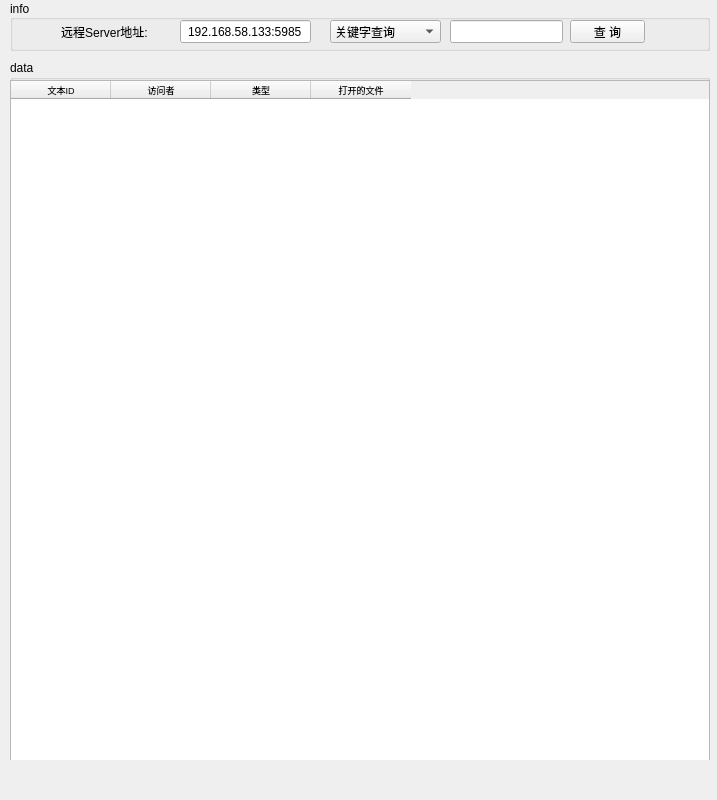
<?xml version="1.0" encoding="UTF-8"?>
<ui version="4.0">
 <class>MainWindow</class>
 <widget class="QMainWindow" name="MainWindow">
  <property name="geometry">
   <rect>
    <x>0</x>
    <y>0</y>
    <width>717</width>
    <height>800</height>
   </rect>
  </property>
  <property name="windowTitle">
   <string>MainWindow1111</string>
  </property>
  <widget class="QWidget" name="centralwidget">
   <widget class="QGroupBox" name="groupBox">
    <property name="geometry">
     <rect>
      <x>10</x>
      <y>60</y>
      <width>700</width>
      <height>700</height>
     </rect>
    </property>
    <property name="title">
     <string>data</string>
    </property>
    <widget class="QTableWidget" name="tableWidget">
     <property name="geometry">
      <rect>
       <x>0</x>
       <y>20</y>
       <width>700</width>
       <height>700</height>
      </rect>
     </property>
     <property name="mouseTracking">
      <bool>false</bool>
     </property>
     <column>
      <property name="text">
       <string>文本ID</string>
      </property>
      <property name="font">
       <font>
        <pointsize>7</pointsize>
       </font>
      </property>
      <property name="textAlignment">
       <set>AlignCenter</set>
      </property>
     </column>
     <column>
      <property name="text">
       <string>访问者</string>
      </property>
      <property name="font">
       <font>
        <pointsize>7</pointsize>
       </font>
      </property>
      <property name="textAlignment">
       <set>AlignCenter</set>
      </property>
     </column>
     <column>
      <property name="text">
       <string>类型</string>
      </property>
      <property name="font">
       <font>
        <pointsize>7</pointsize>
       </font>
      </property>
      <property name="textAlignment">
       <set>AlignCenter</set>
      </property>
     </column>
     <column>
      <property name="text">
       <string>打开的文件</string>
      </property>
      <property name="font">
       <font>
        <pointsize>7</pointsize>
        <underline>false</underline>
        <strikeout>false</strikeout>
       </font>
      </property>
      <property name="textAlignment">
       <set>AlignCenter</set>
      </property>
     </column>
    </widget>
   </widget>
   <widget class="QGroupBox" name="groupBox_2">
    <property name="geometry">
     <rect>
      <x>10</x>
      <y>0</y>
      <width>700</width>
      <height>51</height>
     </rect>
    </property>
    <property name="title">
     <string>info</string>
    </property>
    <property name="alignment">
     <set>Qt::AlignLeading|Qt::AlignLeft|Qt::AlignVCenter</set>
    </property>
    <widget class="QPushButton" name="btn_select">
     <property name="geometry">
      <rect>
       <x>560</x>
       <y>20</y>
       <width>75</width>
       <height>23</height>
      </rect>
     </property>
     <property name="text">
      <string>查 询</string>
     </property>
    </widget>
    <widget class="QLineEdit" name="line_ip">
     <property name="geometry">
      <rect>
       <x>170</x>
       <y>20</y>
       <width>131</width>
       <height>23</height>
      </rect>
     </property>
     <property name="text">
      <string>192.168.58.133:5985</string>
     </property>
     <property name="alignment">
      <set>Qt::AlignCenter</set>
     </property>
    </widget>
    <widget class="QLabel" name="label_serverinfo">
     <property name="geometry">
      <rect>
       <x>29</x>
       <y>20</y>
       <width>131</width>
       <height>23</height>
      </rect>
     </property>
     <property name="text">
      <string>远程Server地址:</string>
     </property>
     <property name="alignment">
      <set>Qt::AlignCenter</set>
     </property>
    </widget>
    <widget class="QLineEdit" name="line_filter">
     <property name="geometry">
      <rect>
       <x>440</x>
       <y>20</y>
       <width>113</width>
       <height>23</height>
      </rect>
     </property>
    </widget>
    <widget class="QComboBox" name="comboBox_filter">
     <property name="geometry">
      <rect>
       <x>320</x>
       <y>20</y>
       <width>111</width>
       <height>23</height>
      </rect>
     </property>
     <item>
      <property name="text">
       <string>关键字查询</string>
      </property>
     </item>
    </widget>
   </widget>
  </widget>
 </widget>
 <resources/>
 <connections/>
</ui>
